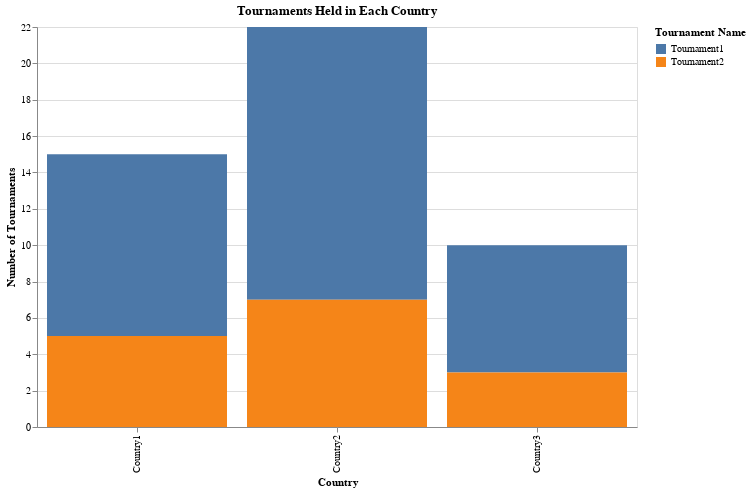

Notebook code for this chart:
### Code cell
import altair as alt
import pandas as pd

# Sample data similar to the description
tournament_counts = pd.DataFrame({
    'Country': ['Country1', 'Country2', 'Country3'],
    'Tournament1': [10, 15, 7],
    'Tournament2': [5, 7, 3]
})

# Melt the DataFrame to a long format suitable for Altair
tournament_counts_long = tournament_counts.melt(id_vars=['Country'], var_name='Tournament Name', value_name='Number of Tournaments')

# Create the stacked bar plot using Altair
chart = alt.Chart(tournament_counts_long).mark_bar().encode(
    x=alt.X('Country:N', title='Country'),
    y=alt.Y('Number of Tournaments:Q', title='Number of Tournaments', stack=True),
    color=alt.Color('Tournament Name:N', title='Tournament Name')
).properties(
    width=600,
    height=400,
    title='Tournaments Held in Each Country'
).configure_legend(
    orient='right'
)

# Display the chart
chart.show()

### Figure 1 — Vega-Lite specification as saved in the notebook (floating-point values rounded to 4 significant figures)
{"config": {"view": {"continuousWidth": 300, "continuousHeight": 300}, "legend": {"orient": "right"}}, "data": {"name": "data-153226d39f3e8e89a3afe39f33698d04"}, "mark": {"type": "bar"}, "encoding": {"color": {"field": "Tournament Name", "title": "Tournament Name", "type": "nominal"}, "x": {"field": "Country", "title": "Country", "type": "nominal"}, "y": {"field": "Number of Tournaments", "stack": true, "title": "Number of Tournaments", "type": "quantitative"}}, "height": 400, "title": "Tournaments Held in Each Country", "width": 600, "$schema": "https://vega.github.io/schema/vega-lite/v5.17.0.json", "datasets": {"data-153226d39f3e8e89a3afe39f33698d04": [{"Country": "Country1", "Tournament Name": "Tournament1", "Number of Tournaments": 10}, {"Country": "Country2", "Tournament Name": "Tournament1", "Number of Tournaments": 15}, {"Country": "Country3", "Tournament Name": "Tournament1", "Number of Tournaments": 7}, {"Country": "Country1", "Tournament Name": "Tournament2", "Number of Tournaments": 5}, {"Country": "Country2", "Tournament Name": "Tournament2", "Number of Tournaments": 7}, {"Country": "Country3", "Tournament Name": "Tournament2", "Number of Tournaments": 3}]}}
